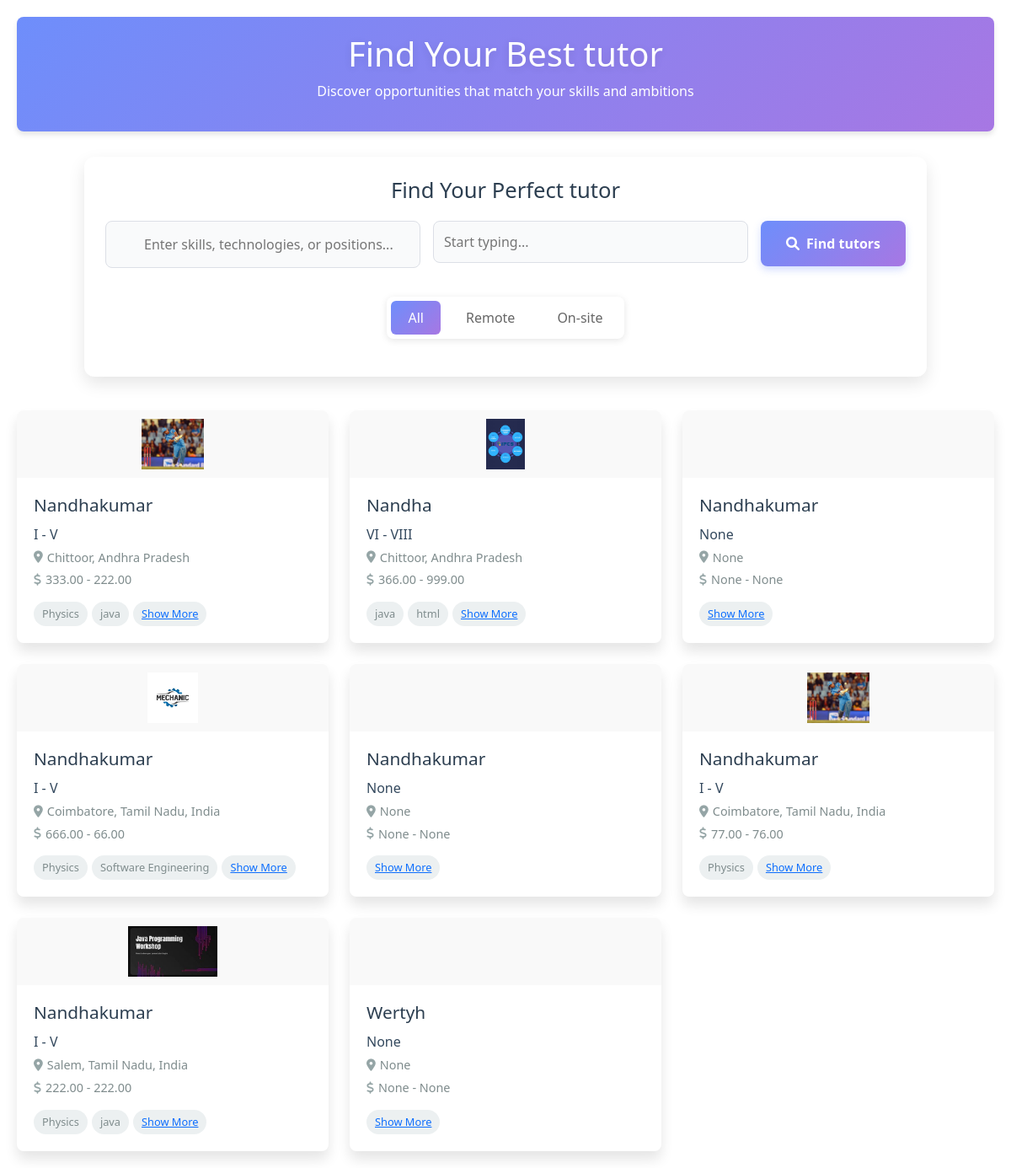
The page /h_all_teachers on the database its author committed.
### kovai_app/models.py (models this page shows)
class TutorRegistration(models.Model):
    GENDER_CHOICES = [
        ('male', 'Male'),
        ('female', 'Female'),
    ]
    TEACHING_TYPES = [
        ('individual_teaching', 'Individual Teaching'),
        ('teaching_company', 'Teaching Company'),
    ]
    DEGREE_TYPES = [
        ('Secondary', 'Secondary'),
        ('Higher_Secondary', 'Higher Secondary'),
        ('Diploma', 'Diploma'),
        ('Graduation', 'Graduation'),
        ('AdvancedDiploma', 'Advanced Diploma'),
        ('PostGraduation', 'Post Graduation'),
        ('Doctorate/PhD', 'Doctorate/PhD'),
        ('Certification', 'Certification'),
        ('Other', 'Other'),
    ]
    ASSOCIATION_CHOICES = [
        ('parttime', 'Part time'),
        ('fulltime', 'Full time'),
        ('Correspondence', 'Correspondence / Distance Learning'),
    ]
    FEE_CHOICES = [
        ('per_hour', 'per hour'),
        ('per_month', 'per month'),
        ('per_year', 'per year'),
    ]
    INTEREST_CHOICES = [
        ('online_teaching', 'Online teaching'),
        ('offline_teaching', 'Offline teaching'),
        ('full_time', 'Full Time'),
        ('part_time', 'Part Time'),
        ('both', 'Both'),
    ]
    user = models.OneToOneField(User, on_delete=models.CASCADE,null=True,blank=True)
    name = models.CharField(max_length=255)
    email = models.EmailField()
    password = models.CharField(max_length=255)
    confirm_password = models.CharField(max_length=255)
    types = models.CharField(max_length=50, choices=TEACHING_TYPES, null=True, blank=True)
    strength = models.CharField(max_length=255, null=True, blank=True)
    gender = models.CharField(max_length=10, choices=GENDER_CHOICES, null=True, blank=True)
    date_of_birth = models.DateField(null=True, blank=True)
    language = models.CharField(max_length=50, choices=TEACHING_TYPES, null=True, blank=True)
    language_two=models.CharField(max_length=50, choices=TEACHING_TYPES, null=True, blank=True)
    language_three=models.CharField(max_length=50, choices=TEACHING_TYPES, null=True, blank=True)
    language_four=models.CharField(max_length=50, choices=TEACHING_TYPES, null=True, blank=True)
    language_five=models.CharField(max_length=50, choices=TEACHING_TYPES, null=True, blank=True)
    location = models.CharField(max_length=255, null=True, blank=True)
    post_code = models.CharField(max_length=20, null=True, blank=True)
    subject = models.CharField(max_length=255, null=True, blank=True)
    from_level = models.CharField(max_length=255, null=True, blank=True)
    institution_name = models.CharField(max_length=255, null=True, blank=True)
    degree_type = models.CharField(max_length=50, choices=DEGREE_TYPES, null=True, blank=True)
    degree_name = models.CharField(max_length=255, null=True, blank=True)
    specialisation= models.CharField(max_length=255, null=True, blank=True)
    institution_name_two = models.CharField(max_length=255, null=True, blank=True)
    institution_name_three = models.CharField(max_length=255, null=True, blank=True)
    institution_name_four = models.CharField(max_length=255, null=True, blank=True)
    institution_name_five = models.CharField(max_length=255, null=True, blank=True)
    degree_type_two = models.CharField(max_length=50, choices=DEGREE_TYPES, null=True, blank=True)
    degree_name_two = models.CharField(max_length=255, null=True, blank=True)
    degree_type_three = models.CharField(max_length=50, choices=DEGREE_TYPES, null=True, blank=True)
    degree_name_three = models.CharField(max_length=255, null=True, blank=True)
    degree_type_four = models.CharField(max_length=50, choices=DEGREE_TYPES, null=True, blank=True)
    degree_name_four = models.CharField(max_length=255, null=True, blank=True)
    degree_type_five = models.CharField(max_length=50, choices=DEGREE_TYPES, null=True, blank=True)
    degree_name_five = models.CharField(max_length=255, null=True, blank=True)
    specialisation_two= models.CharField(max_length=255, null=True, blank=True)
    specialisation_three= models.CharField(max_length=255, null=True, blank=True)
    specialisation_four= models.CharField(max_length=255, null=True, blank=True)
    specialisation_five= models.CharField(max_length=255, null=True, blank=True)
    company_name = models.CharField(max_length=255, null=True, blank=True)
    job_roll = models.CharField(max_length=255, null=True, blank=True)
    company_name_two = models.CharField(max_length=255, null=True, blank=True)
    job_roll_two = models.CharField(max_length=255, null=True, blank=True)
    company_name_three = models.CharField(max_length=255, null=True, blank=True)
    job_roll_three = models.CharField(max_length=255, null=True, blank=True)
    company_name_four = models.CharField(max_length=255, null=True, blank=True)
    job_roll_four = models.CharField(max_length=255, null=True, blank=True)
    company_name_five = models.CharField(max_length=255, null=True, blank=True)
    job_roll_five = models.CharField(max_length=255, null=True, blank=True)
    year_of_experience=models.CharField(max_length=255, null=True, blank=True)
    year_of_experience_two=models.CharField(max_length=255, null=True, blank=True)
    year_of_experience_three=models.CharField(max_length=255, null=True, blank=True)
    year_of_experience_four=models.CharField(max_length=255, null=True, blank=True)
    year_of_experience_five=models.CharField(max_length=255, null=True, blank=True)
    i_charge = models.CharField(max_length=20, choices=FEE_CHOICES, null=True, blank=True)
    min_fee = models.DecimalField(max_digits=10, decimal_places=2, null=True, blank=True)
    max_fee = models.DecimalField(max_digits=10, decimal_places=2, null=True, blank=True)
    classes = models.CharField(max_length=20, choices=FEE_CHOICES, null=True, blank=True)
    other_subject = models.CharField(max_length=20, choices=FEE_CHOICES, null=True, blank=True)
    language_subject = models.CharField(max_length=20, choices=FEE_CHOICES, null=True, blank=True)
    curriculum= models.CharField(max_length=20, choices=FEE_CHOICES, null=True, blank=True)
    willing_to_travel = models.CharField(
        max_length=3,
        choices=[('yes', 'Yes'), ('no', 'No')],
        default='no',
        null=True,
        blank=True
    )
    available_for_online_teaching = models.CharField(
        max_length=3,
        choices=[('yes', 'Yes'), ('no', 'No')],
        default='no',
        null=True,
        blank=True
    )
    help_with_homework = models.CharField(
        max_length=3,
        choices=[('yes', 'Yes'), ('no', 'No')],
        default='no',
        null=True,
        blank=True
    )
    full_time_teacher = models.CharField(
        max_length=3,
        choices=[('yes', 'Yes'), ('no', 'No')],
        default='no',
        null=True,
        blank=True
    )
    interested_in = models.CharField(max_length=20, choices=INTEREST_CHOICES, null=True, blank=True)
    s_profile_description = models.TextField(null=True, blank=True)
    profile_description = models.TextField(null=True, blank=True)
    id_proof = models.ImageField(upload_to=upload_to, null=True, blank=True)
    profile_photo = models.ImageField(upload_to=upload_to,null=True)
    phone = models.CharField(max_length=15 ,null=True, blank=True)
    email_otp=models.BigIntegerField(null=True,blank=True)
    filename=models.CharField(max_length=500, choices=INTEREST_CHOICES, null=True, blank=True)
    coin=models.IntegerField(null=True, blank=True)
    review=models.IntegerField(null=True, blank=True)
    def __str__(self):
        return self.name

### kovai_app/views.py (the view)
# urls.py: path('h_all_teachers',views.h_all_teachers, name='h_all_teachers'),
def h_all_teachers(request ):
    all_tutor=TutorRegistration.objects.all()
    print("all :",all_tutor)
    for i in all_tutor:
        print(i.available_for_online_teaching)
        print(i.willing_to_travel)
    return render(request,"h_all_teacher.html",{"tutors":all_tutor,"h":"all"})

### kovai_app/templatetags/custom_filters.py (called while the page is built)
@register.filter
def parse_subjects(value):
    try:
        return ast.literal_eval(value)
    except (ValueError, SyntaxError):
        return value  # Return the original value if parsing fails

### kovai_app/templates/h_all_teacher.html (shortened to what this page needs)
{% load static %}
{% load custom_filters %}
<!DOCTYPE html>
<html lang="en">
<head>
    <link rel="stylesheet" src="{% static loc.css %}">
    <link rel="stylesheet" href="https://cdnjs.cloudflare.com/ajax/libs/font-awesome/6.0.0-beta3/css/all.min.css">
    <link href="https://cdn.jsdelivr.net/npm/bootstrap@5.3.3/dist/css/bootstrap.min.css" rel="stylesheet">
</head>
<body>
    <header>
        <h1>Find Your Best tutor</h1>
        <p>Discover opportunities that match your skills and ambitions</p>
    </header>
    <div class="search-container">
        <form action="h_search_teacher" method="POST">
        <h2 class="search-title">Find Your Perfect tutor</h2>
        <div class="search-form">
            <div class="search-group">
                <div class="input-wrapper">
                    <input type="text" id="skillsInput" name="subject"  placeholder="Enter skills, technologies, or positions...">
                </div>
            </div>
            <div class="search-group">
                <div class="input-wrapper">
                  <div id="search-container">
                    <input type="text" id="search"  name="location" placeholder="Start typing..." />
                  </div>
                </div>
              </div>
            <button id="searchButton" class="search-button" type="submit">
                <i class="fas fa-search"></i> Find tutors
            </button>
        </div>
    </form>
    <div class="tutor-type-filter">
        <div class="filter-buttons">
            <a href="{% url 'h_all_teachers' %}">
                <button class="filter-btn {% if h == 'all' %}active{% endif %}" data-type="all">All</button>
            </a>
            <a href="{% url 'h_online_tutor' %}">
                <button class="filter-btn {% if h == 'online' %}active{% endif %}" data-type="remote">Remote</button>
            </a>
            <a href="{% url 'h_home_tutor' %}">
                <button class="filter-btn {% if h == 'home' %}active{% endif %}" data-type="onsite">On-site</button>
            </a>
        </div>
    </div>
    </div>
{% if tutors %}
    <div class="tutor-container">
        {% for tutor in tutors %}
        <div class="tutor-card" data-tutor-id=5>
            <div class="tutor-logo">
                {% if tutor.profile_photo %}
                <img src="{{ tutor.profile_photo.url }}" alt="Profile Photo">
            {% endif %}
            </div>
            <div class="tutor-details">
                <h2 class="tutor-title">{{ tutor.name|title }} </h2>
                <p class="tutor-company">{{tutor.classes}}</p>
                <p class="tutor-location"><i class="fas fa-map-marker-alt"></i> {{ tutor.location }}</p>
                <p class="tutor-salary"><i class="fas fa-dollar-sign"></i> {{ tutor.min_fee }}  -  {{ tutor.max_fee }} </p>
                <div class="tutor-tags">
                    {% for subject in tutor.subject|parse_subjects|slice:":2" %}
                    <span class="tag">{{ subject }}</span>
                    {% endfor %}
                    {% if request.user.is_authenticated %}
                    <span class="tag"><a href="/s_myprofile/{{tutor.email}}/{{user.email}}" class="ba">Show More</a></span>
                   {% else %}
                    <span class="tag"><a href="/stu_login" class="ba">Show More</a></span>
                    {% endif %}
                </div>
            </div>
        </div>
        {% endfor %}
    </div>
    {% endif %}
</body>
</html>

### kovai_app/templates/h_all_teacher.html (style rules this page uses)
* { margin: 0; padding: 0; box-sizing: border-box; font-family: 'Segoe UI', Tahoma, Geneva, Verdana, sans-serif; }
#search { width: 100%; position: relative; padding: 12px; font-size: 16px; }
body { background-color: #f5f7fa; color: #333; padding: 20px; }
header { text-align: center; margin-bottom: 30px; padding: 20px; background: linear-gradient(135deg, #6e8efb, #a777e3); color: white; border-radius: 8px; box-shadow: 0 4px 6px rgba(0, 0, 0, 0.1); }
h1 { font-size: 2.5rem; margin-bottom: 10px; }
.tutor-container { display: grid; grid-template-columns: repeat(auto-fill, minmax(300px, 1fr)); gap: 25px; max-width: 1200px; margin: 0 auto; }
.tutor-card { background-color: white; border-radius: 8px; overflow: hidden; box-shadow: 0 10px 15px rgba(0, 0, 0, 0.1); transition: transform 0.3s ease, box-shadow 0.3s ease; cursor: pointer; position: relative; }
.tutor-card::after { content: ''; position: absolute; bottom: 0; left: 0; width: 100%; height: 5px; background: linear-gradient(90deg, #6e8efb, #a777e3); transform: scaleX(0); transform-origin: left; transition: transform 0.3s ease; }
.tutor-logo { height: 80px; background-color: #f9f9f9; display: flex; align-items: center; justify-content: center; padding: 10px; }
.tutor-logo img { max-height: 100%; max-width: 80%; object-fit: contain; }
.tutor-details { padding: 20px; }
.tutor-title { font-size: 1.3rem; margin-bottom: 10px; color: #2c3e50; }
.tutor-company { font-weight: 500; margin-bottom: 5px; color: #34495e; }
.tutor-location, .tutor-salary { display: flex; align-items: center; margin-bottom: 5px; color: #7f8c8d; font-size: 0.9rem; }
.tutor-location i, .tutor-salary i { margin-right: 5px; color: #95a5a6; }
.tutor-tags { display: flex; flex-wrap: wrap; margin-top: 15px; gap: 5px; }
.tag { padding: 5px 10px; background-color: #ecf0f1; border-radius: 15px; font-size: 0.8rem; color: #7f8c8d; }
.tutor-card { animation: fadeIn 0.5s ease forwards; opacity: 0; }
.tutor-card:nth-child(1) { animation-delay: 0.1s; }
.tutor-card:nth-child(2) { animation-delay: 0.2s; }
.tutor-card:nth-child(3) { animation-delay: 0.3s; }
.tutor-card:nth-child(4) { animation-delay: 0.4s; }
.tutor-card:nth-child(5) { animation-delay: 0.5s; }
.tutor-card:nth-child(6) { animation-delay: 0.6s; }
.search-container { max-width: 1000px; margin: 0 auto 40px; background: white; border-radius: 12px; box-shadow: 0 8px 20px rgba(0, 0, 0, 0.1); padding: 25px; animation: slideDown 0.6s ease-out; }
.search-title { text-align: center; color: #2c3e50; margin-bottom: 20px; font-size: 1.6rem; }
.search-form { display: grid; grid-template-columns: 1fr 1fr auto; gap: 15px; align-items: start; }
.search-group { position: relative; }
.input-wrapper { position: relative; }
.input-wrapper input { width: 100%; padding: 15px 15px 15px 45px; border: 1px solid #dcdfe6; border-radius: 8px; font-size: 1rem; transition: all 0.3s ease; background-color: #f9fafb; }
.search-button { padding: 15px 30px; background: linear-gradient(135deg, #6e8efb, #a777e3); color: white; border: none; border-radius: 8px; font-size: 1rem; font-weight: 600; cursor: pointer; transition: all 0.3s ease; display: flex; align-items: center; justify-content: center; box-shadow: 0 4px 10px rgba(110, 142, 251, 0.3); }
.search-button i { margin-right: 8px; }
.tutor-type-filter { margin-top: 20px; width: 100%; display: flex; justify-content: center; }
.filter-buttons { display: flex; gap: 10px; background: white; padding: 5px; border-radius: 8px; box-shadow: 0 2px 8px rgba(0, 0, 0, 0.1); }
.filter-btn { padding: 8px 20px; border: none; border-radius: 6px; background: transparent; color: #666; font-weight: 500; cursor: pointer; transition: all 0.3s ease; }
.filter-btn.active { background: linear-gradient(135deg, #6e8efb, #a777e3); color: white; }
h1 { color: white; margin-bottom: 30px; font-size: clamp(1.8rem, 5vw, 2.5rem); font-weight: 600; text-shadow: 0 2px 10px rgba(0, 0, 0, 0.1); }

### rows shown on the page
TutorRegistration: profile_photo (picture), name "Nandhakumar", classes "I - V", location "Chittoor, Andhra Pradesh", min_fee "333.00", max_fee "222.00", subject "Physics" "java"
TutorRegistration: profile_photo (picture), name "Nandha", classes "VI - VIII", location "Chittoor, Andhra Pradesh", min_fee "366.00", max_fee "999.00", subject "java" "html"
TutorRegistration: name "Nandhakumar", classes "None", location "None", min_fee "None", max_fee "None"
TutorRegistration: profile_photo (picture), name "Nandhakumar", classes "I - V", location "Coimbatore, Tamil Nadu, India", min_fee "666.00", max_fee "66.00", subject "Physics" "Software Engineering"
TutorRegistration: name "Nandhakumar", classes "None", location "None", min_fee "None", max_fee "None"
TutorRegistration: profile_photo (picture), name "Nandhakumar", classes "I - V", location "Coimbatore, Tamil Nadu, India", min_fee "77.00", max_fee "76.00", subject "Physics"
TutorRegistration: profile_photo (picture), name "Nandhakumar", classes "I - V", location "Salem, Tamil Nadu, India", min_fee "222.00", max_fee "222.00", subject "Physics" "java"
TutorRegistration: name "Wertyh", classes "None", location "None", min_fee "None", max_fee "None"
